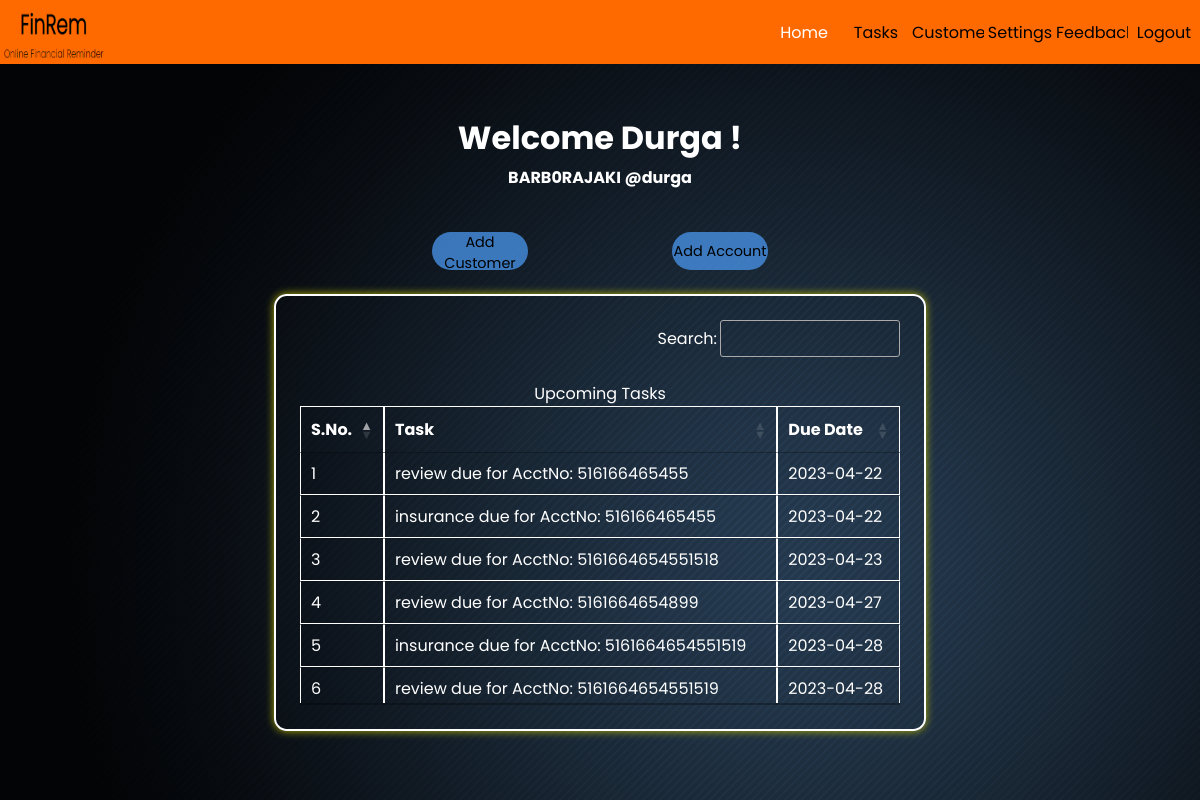
Before: /home.php (signed in) with the older database file.
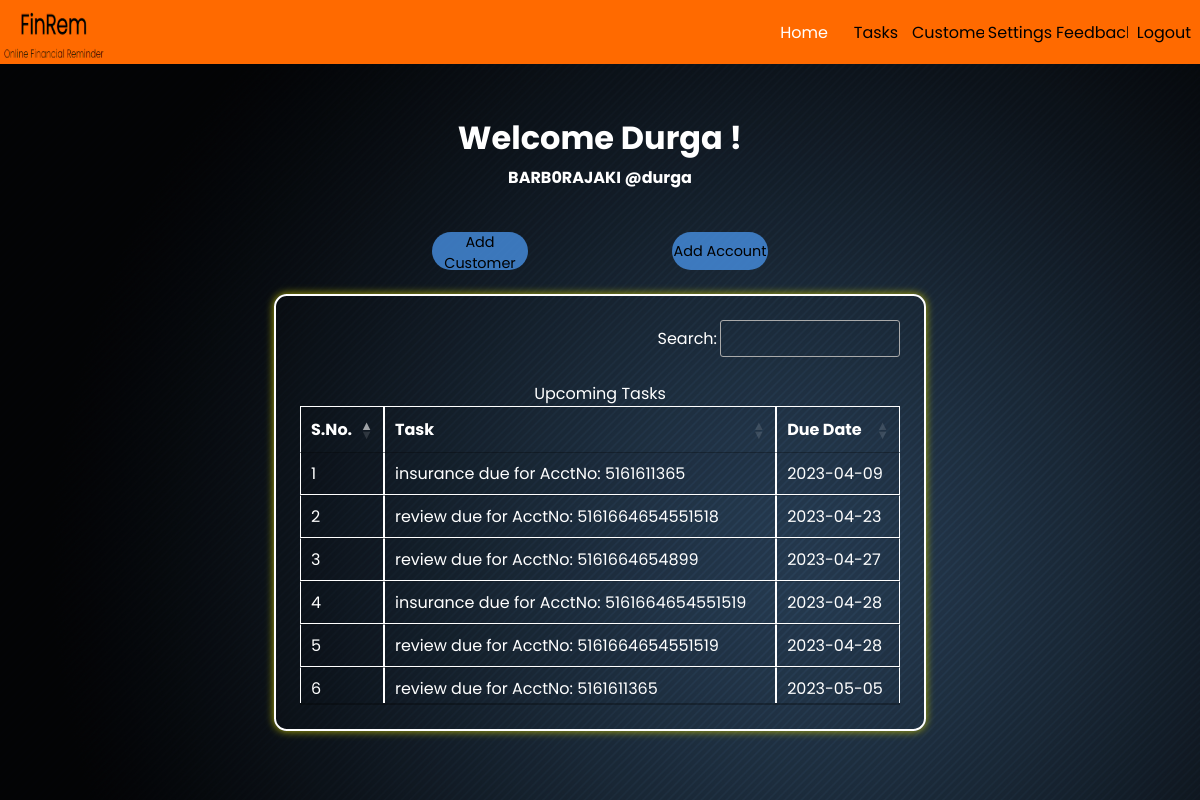
After: the same page with the newer database file.
### tables this page shows
CREATE TABLE `users` (
  `userid` varchar(20) NOT NULL,
  `branchid` varchar(11) NOT NULL,
  `name` varchar(30) NOT NULL,
  `password` varchar(255) NOT NULL,
  `email` varchar(30) NOT NULL
);

CREATE TABLE `tasks` (
  `bank_id` varchar(20) NOT NULL,
  `cust_id` varchar(20) NOT NULL,
  `loan_acctno` varchar(20) NOT NULL,
  `task_type` varchar(20) NOT NULL,
  `task_date` date NOT NULL
);

### home.php (the view, shortened to what this page needs)
<?php
include 'partials/_session.php';
$user = $_SESSION['userid'];
$sql = "select* from users where userid='$user';";
$result = mysqli_query($conn, $sql);
$details = mysqli_fetch_assoc($result);
$name = $details["name"];
$branchid = $details["branchid"];
?>
<!DOCTYPE html>
<html lang="en">
<head>
    <link rel="stylesheet" href="https://unpkg.com/boxicons@2.1.4/css/boxicons.min.css">
    <link rel="stylesheet" href="https://cdn.datatables.net/1.13.4/css/jquery.dataTables.min.css">
    <link rel="stylesheet" href="styles/home.css">
    <link rel="stylesheet" href="partials/navbar.css">
    <link rel="stylesheet" href="partials/modal.css">
</head>
<body>
    <header>
        <nav>
            <div class="logo">
                <a href="home.php"><img src="images/logo.png" alt="logo"></a>
            </div>
            <ul class="navitems">
                <li><a href="home.php"><button class="current">Home</button></a></li>
                <li><a href="tasks.php"><button>Tasks</button></a></li>
                <li><a href="customers.php"><button>Customers</button></a></li>
                <li><a href="settings.php"><button>Settings</button></a></li>
                <li><a href="feedback.php"><button>Feedback</button></a></li>
                <li><a href="partials/_logout.php"><button>Logout</button></a></li>
            </ul>
        </nav>
    </header>
    <div class="main">
        <div class="innerHeader">
            <div class="title">
                <h1>Welcome
                    <?php echo $name . " !";
                    ?>
                </h1>
                <h4>
                    <?php
                    echo $branchid . " ";
                    echo " @" . $user;
                    ?>
                </h4>
            </div>
        </div>
        <div class="container">
            <div class="buttons">
                <div class="addCust">
                    <button id="myBtn1" class="addBtn">Add Customer</button>
                </div>
                <div class="addAccount">
                    <button id="myBtn2" class="addBtn">Add Account</button>
                </div>
            </div>
            <div class="tasks">
                <table id="tasksTable" data-page-length="6" class="display">
                    <caption>Upcoming Tasks</caption>
                    <thead>
                        <th>S.No.</th>
                        <th>Task</th>
                        <th>Due Date</th>
                    </thead>
                    <tbody>
                        <?php
                        $sql = "select * from tasks where bank_id='$branchid' order by task_date";
                        $result = mysqli_query($conn, $sql);
                        $sno = 0;
                        while ($data = mysqli_fetch_assoc($result)) {
                            $sno++;
                            $acctNo = $data["loan_acctno"];
                            $taskType = $data["task_type"];
                            $dueDate = $data["task_date"];
                            echo "
                        <tr>
                        <td>$sno</td>
                        <td>$taskType due for AcctNo: $acctNo</td>
                        <td>$dueDate</td>
                        </tr>";
                        }
                        ?>
                    </tbody>
                </table>
            </div>
        </div>
    </div>
</body>
</html>

### styles/home.css (style rules this page uses)
* { color: white; font-family: 'Poppins', sans-serif; }
.innerHeader { height: 20vh; display: flex; flex-direction: column; justify-content: center; align-items: center; }
.title { position: relative; top: 5vh; display: flex; flex-direction: column; height: 10vh; align-items: center; justify-content: space-around; margin-bottom: 10vh; }
.container { height: 70vh; display: flex; flex-direction: column; justify-content: flex-start; align-items: center; }
.addBtn { height: 4.8vh; width: 8vw; border: none; font-size: 1.8vh; color: black; border-radius: 5vh; outline: none; margin: 0 0 2vh 0; cursor: pointer; transition: 0.3s; background: rgba(71, 143, 226, 0.8); }
.buttons { width: 40vw; display: flex; align-items: center; justify-content: space-around; }
th, td { margin: 0.5vh; padding: 0.7vh; border: 0.1vh solid white; }
.tasks { margin-top: 1vh; padding: 3vh; width: 50vw; border: 2px solid white; border-radius: 1.6vh; box-shadow: 0 0 1vh rgb(176, 176, 7); }

### partials/navbar.css (style rules this page uses)
* { margin: 0; padding: 0; font-family: 'Poppins', sans-serif; color-scheme: dark !important; }
nav { background-color: rgb(255, 106, 0); height: 8vh ; width: 100vw; display: flex; align-items: center; justify-content: space-between; }
.logo { height: 8vh !important; width: 9vw !important; display: flex; flex-direction: column-reverse; justify-content: center; align-items: center; background-color: rgb(255, 106, 0); }
.logo a img { display: block; height: 8vh; width: 9vw; }
.navitems { background-color: rgb(255, 106, 0); height: 8vh !important; width: 36vw; display: flex; list-style: none; align-items: center; justify-content: space-around; }
.current { color: white !important; }
.navitems li button { background-color: rgb(255, 106, 0); height: 8vh !important; width: 6vw; border: none; font-size: 2vh; color: black; cursor: pointer; }

### partials/essentials.css (style rules this page uses)
:root { color-scheme: dark; }
.main { display: flex; flex-direction: column; align-items: center; justify-content: center; height: 92vh; background-image: url("../images/bg.png"); }

Changed rows visible on the page:
removed tasks: task_type "review", loan_acctno "516166465455", task_date "2023-04-22"
removed tasks: task_type "insurance", loan_acctno "516166465455", task_date "2023-04-22"
added tasks: task_type "insurance", loan_acctno "5161611365", task_date "2023-04-09"
added tasks: task_type "review", loan_acctno "5161611365", task_date "2023-05-05"
